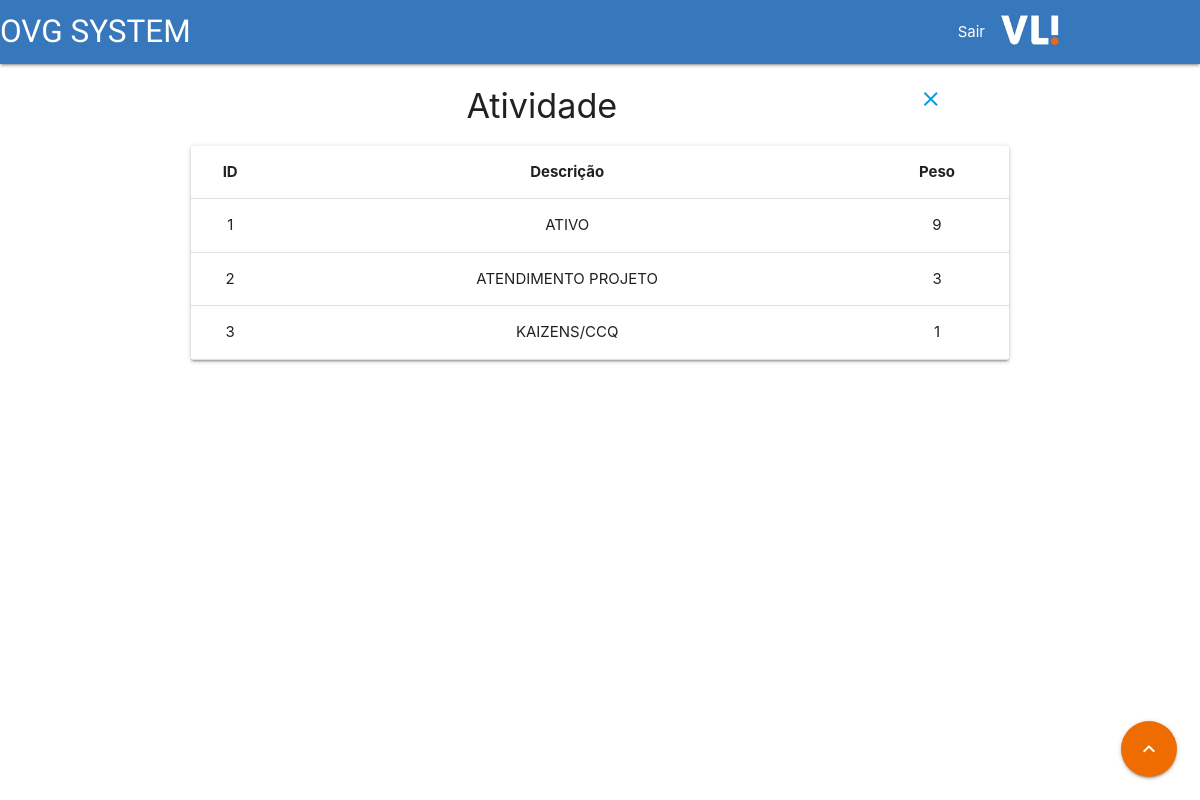
The app's page /php/consulta/listaAtividade.php (signed in) with its own data.
### tables this page shows
CREATE TABLE `tabatividade` (
  `idtabatividade` int(11) NOT NULL,
  `descricao` varchar(100) NOT NULL,
  `peso` int(11) NOT NULL
);

### php/consulta/listaAtividade.php (the view, shortened to what this page needs)
<?php
    if(!isset($_SESSION['logado'])){
        header('location: ../../index.php');
    }else{
?>
<!DOCTYPE html>
<html lang="en">
<head>
    <link type="text/css" rel="stylesheet"
        href="https://cdnjs.cloudflare.com/ajax/libs/materialize/1.0.0/css/materialize.css" media="screen,projection" />
    <link rel="stylesheet" href="https://cdnjs.cloudflare.com/ajax/libs/materialize/1.0.0/css/materialize.min.css">
    <link rel="stylesheet" href="../../css/cadastro.css">
</head>
<body>
<header>
        <nav class="nav-extended">
            <div class="nav-wrapper">
                <a href="#" class="brand-logo" id='logo'>OVG SYSTEM</a>
                <ul id="nav-mobile" class="right hide-on-med-and-down">
                    <li><a href="../controller/logout.php">Sair</a></li>
                    <li><img src="../../img/logo-teste.png" id='nav-logo'></li>
                </ul>
            </div>
        </nav>
    </header>
    <main>
        <div class="container">
            <div class="row right">
                <a href="../home.php"><i class='material-icons right' id='fechar'>close</i></a>
            </div>
            <h4 class='center'>Atividade</h4>
            <div class="row">
                <div class="col l12">
                    <table class="centered responsive-table card">
                        <thead>
                            <tr>
                                <th>ID</th>
                                <th>Descrição</th>
                                <th>Peso</th>
                            </tr>
                        </thead>
                        <tbody>
                            <?php
                include_once '../config/conexao.php';
                $sql = $connect->prepare("SELECT * FROM tabatividade");
                $sql->execute();
                $result = $sql->get_result();
                while($res= $result->fetch_assoc()){
                    ?>
                            <tr>
                                <td><?php echo $res['idtabatividade'] ?></td>
                                <td><?php echo $res['descricao'] ?></td>
                                <td><?php echo $res['peso'] ?></td>
                            </tr>
                            <?php
                }
                ?>
                        </tbody>
                    </table>
                </div>
            </div>
            <div class="fixed-action-btn" id='top'>
                <a class="btn-floating btn-large orange darken-3">
                    <i class="large material-icons">keyboard_arrow_up</i>
                </a>
            </div>
    </main>
</body>
</html>
<?php } ?>

### css/cadastro.css (style rules this page uses)
.nav-extended { background-color: rgb(55, 119, 188); }
.nav-wrapper #logo { font-family: 'Fauna One', serif; color: rgb(255, 255, 255); }
#nav-logo { width: 30%; }
li { color: rgb(55, 119, 188); }

### records on screen
tabatividade: idtabatividade "1", descricao "ATIVO", peso "9"
tabatividade: idtabatividade "2", descricao "ATENDIMENTO PROJETO", peso "3"
tabatividade: idtabatividade "3", descricao "KAIZENS/CCQ", peso "1"
